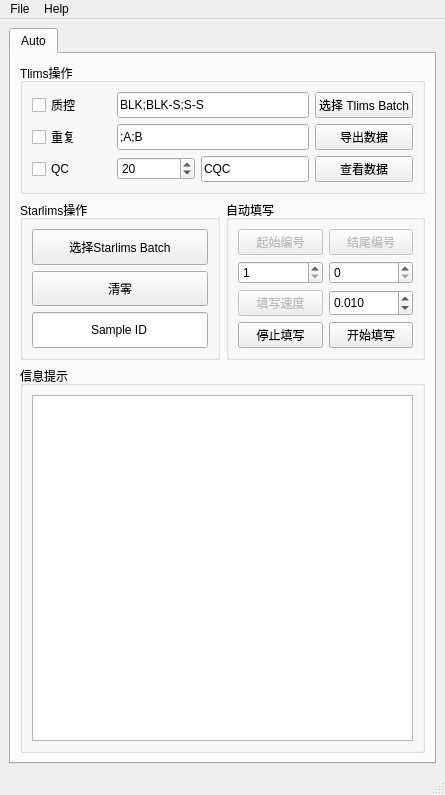
<?xml version="1.0" encoding="UTF-8"?>
<ui version="4.0">
 <class>MainWindow</class>
 <widget class="QMainWindow" name="MainWindow">
  <property name="geometry">
   <rect>
    <x>0</x>
    <y>0</y>
    <width>445</width>
    <height>795</height>
   </rect>
  </property>
  <property name="windowTitle">
   <string>Organic Operate</string>
  </property>
  <property name="windowIcon">
   <iconset>
    <normaloff>:/ch.ico</normaloff>:/ch.ico</iconset>
  </property>
  <property name="statusTip">
   <string>作者：Frank Chen</string>
  </property>
  <widget class="QWidget" name="centralwidget">
   <layout class="QVBoxLayout" name="verticalLayout">
    <item>
     <widget class="QTabWidget" name="tabWidget">
      <property name="font">
       <font>
        <pointsize>9</pointsize>
       </font>
      </property>
      <property name="currentIndex">
       <number>0</number>
      </property>
      <widget class="QWidget" name="tab">
       <attribute name="title">
        <string>Auto</string>
       </attribute>
       <layout class="QGridLayout" name="gridLayout_4">
        <item row="3" column="0" colspan="2">
         <widget class="QGroupBox" name="groupBox_2">
          <property name="font">
           <font>
            <pointsize>9</pointsize>
           </font>
          </property>
          <property name="title">
           <string>信息提示</string>
          </property>
          <layout class="QGridLayout" name="gridLayout_2">
           <item row="0" column="0">
            <widget class="QTextBrowser" name="textBrowser">
             <property name="font">
              <font>
               <pointsize>9</pointsize>
              </font>
             </property>
             <property name="statusTip">
              <string>消息提示</string>
             </property>
            </widget>
           </item>
          </layout>
         </widget>
        </item>
        <item row="1" column="0">
         <widget class="QGroupBox" name="groupBox">
          <property name="font">
           <font>
            <pointsize>9</pointsize>
           </font>
          </property>
          <property name="title">
           <string>Starlims操作</string>
          </property>
          <layout class="QGridLayout" name="gridLayout">
           <item row="0" column="0">
            <widget class="QPushButton" name="pushButton">
             <property name="sizePolicy">
              <sizepolicy hsizetype="Expanding" vsizetype="Preferred">
               <horstretch>0</horstretch>
               <verstretch>0</verstretch>
              </sizepolicy>
             </property>
             <property name="font">
              <font>
               <pointsize>9</pointsize>
              </font>
             </property>
             <property name="statusTip">
              <string>选择Batch文件，并获取Sample ID</string>
             </property>
             <property name="text">
              <string>选择Starlims Batch</string>
             </property>
            </widget>
           </item>
           <item row="1" column="0">
            <widget class="QPushButton" name="pushButton_4">
             <property name="enabled">
              <bool>true</bool>
             </property>
             <property name="sizePolicy">
              <sizepolicy hsizetype="Expanding" vsizetype="Preferred">
               <horstretch>0</horstretch>
               <verstretch>0</verstretch>
              </sizepolicy>
             </property>
             <property name="font">
              <font>
               <pointsize>9</pointsize>
              </font>
             </property>
             <property name="statusTip">
              <string>清除内容</string>
             </property>
             <property name="text">
              <string>清零</string>
             </property>
            </widget>
           </item>
           <item row="2" column="0">
            <widget class="QLineEdit" name="lineEdit">
             <property name="enabled">
              <bool>true</bool>
             </property>
             <property name="sizePolicy">
              <sizepolicy hsizetype="Expanding" vsizetype="Preferred">
               <horstretch>0</horstretch>
               <verstretch>0</verstretch>
              </sizepolicy>
             </property>
             <property name="font">
              <font>
               <pointsize>9</pointsize>
              </font>
             </property>
             <property name="statusTip">
              <string>内容为Sample ID时:可以填写；内容为Stop时:无法填写</string>
             </property>
             <property name="text">
              <string>Sample ID</string>
             </property>
             <property name="alignment">
              <set>Qt::AlignCenter</set>
             </property>
            </widget>
           </item>
          </layout>
         </widget>
        </item>
        <item row="1" column="1">
         <widget class="QGroupBox" name="groupBox_3">
          <property name="font">
           <font>
            <pointsize>9</pointsize>
           </font>
          </property>
          <property name="title">
           <string>自动填写</string>
          </property>
          <layout class="QGridLayout" name="gridLayout_3">
           <item row="2" column="0">
            <widget class="QSpinBox" name="spinBox">
             <property name="sizePolicy">
              <sizepolicy hsizetype="Expanding" vsizetype="Preferred">
               <horstretch>0</horstretch>
               <verstretch>0</verstretch>
              </sizepolicy>
             </property>
             <property name="font">
              <font>
               <pointsize>9</pointsize>
              </font>
             </property>
             <property name="statusTip">
              <string>起始编号</string>
             </property>
             <property name="minimum">
              <number>1</number>
             </property>
             <property name="maximum">
              <number>999999999</number>
             </property>
            </widget>
           </item>
           <item row="4" column="0">
            <widget class="QPushButton" name="pushButton_3">
             <property name="sizePolicy">
              <sizepolicy hsizetype="Expanding" vsizetype="Preferred">
               <horstretch>0</horstretch>
               <verstretch>0</verstretch>
              </sizepolicy>
             </property>
             <property name="font">
              <font>
               <pointsize>9</pointsize>
              </font>
             </property>
             <property name="statusTip">
              <string>停止填写</string>
             </property>
             <property name="text">
              <string>停止填写</string>
             </property>
            </widget>
           </item>
           <item row="2" column="1">
            <widget class="QSpinBox" name="spinBox_2">
             <property name="sizePolicy">
              <sizepolicy hsizetype="Expanding" vsizetype="Preferred">
               <horstretch>0</horstretch>
               <verstretch>0</verstretch>
              </sizepolicy>
             </property>
             <property name="font">
              <font>
               <pointsize>9</pointsize>
              </font>
             </property>
             <property name="statusTip">
              <string>结尾编号，0默认表示该单号最后一个</string>
             </property>
             <property name="maximum">
              <number>999999999</number>
             </property>
            </widget>
           </item>
           <item row="4" column="1">
            <widget class="QPushButton" name="pushButton_2">
             <property name="sizePolicy">
              <sizepolicy hsizetype="Expanding" vsizetype="Preferred">
               <horstretch>0</horstretch>
               <verstretch>0</verstretch>
              </sizepolicy>
             </property>
             <property name="font">
              <font>
               <pointsize>9</pointsize>
              </font>
             </property>
             <property name="statusTip">
              <string>点击开始后，3秒时间选择起始位置，并从起始位置开始向下填写单号</string>
             </property>
             <property name="text">
              <string>开始填写</string>
             </property>
            </widget>
           </item>
           <item row="0" column="0">
            <widget class="QPushButton" name="pushButton_8">
             <property name="enabled">
              <bool>false</bool>
             </property>
             <property name="sizePolicy">
              <sizepolicy hsizetype="Expanding" vsizetype="Preferred">
               <horstretch>0</horstretch>
               <verstretch>0</verstretch>
              </sizepolicy>
             </property>
             <property name="font">
              <font>
               <pointsize>9</pointsize>
              </font>
             </property>
             <property name="statusTip">
              <string/>
             </property>
             <property name="text">
              <string>起始编号</string>
             </property>
            </widget>
           </item>
           <item row="0" column="1">
            <widget class="QPushButton" name="pushButton_5">
             <property name="enabled">
              <bool>false</bool>
             </property>
             <property name="sizePolicy">
              <sizepolicy hsizetype="Expanding" vsizetype="Preferred">
               <horstretch>0</horstretch>
               <verstretch>0</verstretch>
              </sizepolicy>
             </property>
             <property name="font">
              <font>
               <pointsize>9</pointsize>
              </font>
             </property>
             <property name="text">
              <string>结尾编号</string>
             </property>
            </widget>
           </item>
           <item row="3" column="0">
            <widget class="QPushButton" name="pushButton_6">
             <property name="enabled">
              <bool>false</bool>
             </property>
             <property name="sizePolicy">
              <sizepolicy hsizetype="Expanding" vsizetype="Preferred">
               <horstretch>0</horstretch>
               <verstretch>0</verstretch>
              </sizepolicy>
             </property>
             <property name="font">
              <font>
               <pointsize>9</pointsize>
              </font>
             </property>
             <property name="text">
              <string>填写速度</string>
             </property>
            </widget>
           </item>
           <item row="3" column="1">
            <widget class="QDoubleSpinBox" name="doubleSpinBox">
             <property name="sizePolicy">
              <sizepolicy hsizetype="Expanding" vsizetype="Preferred">
               <horstretch>0</horstretch>
               <verstretch>0</verstretch>
              </sizepolicy>
             </property>
             <property name="font">
              <font>
               <pointsize>9</pointsize>
              </font>
             </property>
             <property name="statusTip">
              <string>自动填写速度</string>
             </property>
             <property name="decimals">
              <number>3</number>
             </property>
             <property name="singleStep">
              <double>0.001000000000000</double>
             </property>
             <property name="value">
              <double>0.010000000000000</double>
             </property>
            </widget>
           </item>
          </layout>
         </widget>
        </item>
        <item row="0" column="0" colspan="2">
         <widget class="QGroupBox" name="groupBox_4">
          <property name="sizePolicy">
           <sizepolicy hsizetype="Preferred" vsizetype="Preferred">
            <horstretch>0</horstretch>
            <verstretch>0</verstretch>
           </sizepolicy>
          </property>
          <property name="font">
           <font>
            <pointsize>9</pointsize>
           </font>
          </property>
          <property name="title">
           <string>Tlims操作</string>
          </property>
          <layout class="QGridLayout" name="gridLayout_6">
           <item row="2" column="0">
            <widget class="QCheckBox" name="checkBox">
             <property name="enabled">
              <bool>true</bool>
             </property>
             <property name="sizePolicy">
              <sizepolicy hsizetype="Expanding" vsizetype="Fixed">
               <horstretch>0</horstretch>
               <verstretch>0</verstretch>
              </sizepolicy>
             </property>
             <property name="font">
              <font>
               <pointsize>9</pointsize>
              </font>
             </property>
             <property name="text">
              <string>重复</string>
             </property>
             <property name="checked">
              <bool>false</bool>
             </property>
            </widget>
           </item>
           <item row="4" column="0">
            <widget class="QCheckBox" name="checkBox_2">
             <property name="sizePolicy">
              <sizepolicy hsizetype="Expanding" vsizetype="Fixed">
               <horstretch>0</horstretch>
               <verstretch>0</verstretch>
              </sizepolicy>
             </property>
             <property name="font">
              <font>
               <pointsize>9</pointsize>
              </font>
             </property>
             <property name="text">
              <string>QC</string>
             </property>
             <property name="checked">
              <bool>false</bool>
             </property>
            </widget>
           </item>
           <item row="4" column="4">
            <widget class="QPushButton" name="pushButton_58">
             <property name="sizePolicy">
              <sizepolicy hsizetype="Expanding" vsizetype="Preferred">
               <horstretch>0</horstretch>
               <verstretch>0</verstretch>
              </sizepolicy>
             </property>
             <property name="font">
              <font>
               <pointsize>9</pointsize>
              </font>
             </property>
             <property name="text">
              <string>查看数据</string>
             </property>
            </widget>
           </item>
           <item row="2" column="4">
            <widget class="QPushButton" name="pushButton_57">
             <property name="sizePolicy">
              <sizepolicy hsizetype="Expanding" vsizetype="Preferred">
               <horstretch>0</horstretch>
               <verstretch>0</verstretch>
              </sizepolicy>
             </property>
             <property name="font">
              <font>
               <pointsize>9</pointsize>
              </font>
             </property>
             <property name="text">
              <string>导出数据</string>
             </property>
            </widget>
           </item>
           <item row="0" column="4">
            <widget class="QPushButton" name="pushButton_59">
             <property name="sizePolicy">
              <sizepolicy hsizetype="Expanding" vsizetype="Preferred">
               <horstretch>0</horstretch>
               <verstretch>0</verstretch>
              </sizepolicy>
             </property>
             <property name="font">
              <font>
               <pointsize>9</pointsize>
              </font>
             </property>
             <property name="text">
              <string>选择 Tlims Batch</string>
             </property>
            </widget>
           </item>
           <item row="0" column="0">
            <widget class="QCheckBox" name="checkBox_3">
             <property name="enabled">
              <bool>true</bool>
             </property>
             <property name="sizePolicy">
              <sizepolicy hsizetype="Expanding" vsizetype="Fixed">
               <horstretch>0</horstretch>
               <verstretch>0</verstretch>
              </sizepolicy>
             </property>
             <property name="font">
              <font>
               <pointsize>9</pointsize>
              </font>
             </property>
             <property name="text">
              <string>质控</string>
             </property>
             <property name="checked">
              <bool>false</bool>
             </property>
            </widget>
           </item>
           <item row="4" column="2">
            <widget class="QSpinBox" name="spinBox_7">
             <property name="sizePolicy">
              <sizepolicy hsizetype="Expanding" vsizetype="Fixed">
               <horstretch>0</horstretch>
               <verstretch>0</verstretch>
              </sizepolicy>
             </property>
             <property name="font">
              <font>
               <pointsize>9</pointsize>
              </font>
             </property>
             <property name="value">
              <number>20</number>
             </property>
            </widget>
           </item>
           <item row="4" column="3">
            <widget class="QLineEdit" name="lineEdit_7">
             <property name="sizePolicy">
              <sizepolicy hsizetype="Expanding" vsizetype="Preferred">
               <horstretch>0</horstretch>
               <verstretch>0</verstretch>
              </sizepolicy>
             </property>
             <property name="font">
              <font>
               <pointsize>9</pointsize>
              </font>
             </property>
             <property name="text">
              <string>CQC</string>
             </property>
            </widget>
           </item>
           <item row="2" column="2" colspan="2">
            <widget class="QLineEdit" name="lineEdit_2">
             <property name="enabled">
              <bool>true</bool>
             </property>
             <property name="sizePolicy">
              <sizepolicy hsizetype="Expanding" vsizetype="Preferred">
               <horstretch>0</horstretch>
               <verstretch>0</verstretch>
              </sizepolicy>
             </property>
             <property name="font">
              <font>
               <pointsize>9</pointsize>
              </font>
             </property>
             <property name="text">
              <string>;A;B</string>
             </property>
            </widget>
           </item>
           <item row="0" column="2" colspan="2">
            <widget class="QLineEdit" name="lineEdit_3">
             <property name="sizePolicy">
              <sizepolicy hsizetype="Expanding" vsizetype="Preferred">
               <horstretch>0</horstretch>
               <verstretch>0</verstretch>
              </sizepolicy>
             </property>
             <property name="font">
              <font>
               <pointsize>9</pointsize>
              </font>
             </property>
             <property name="text">
              <string>BLK;BLK-S;S-S</string>
             </property>
            </widget>
           </item>
          </layout>
         </widget>
        </item>
       </layout>
      </widget>
     </widget>
    </item>
   </layout>
  </widget>
  <widget class="QMenuBar" name="menubar">
   <property name="geometry">
    <rect>
     <x>0</x>
     <y>0</y>
     <width>445</width>
     <height>23</height>
    </rect>
   </property>
   <widget class="QMenu" name="menuFile">
    <property name="title">
     <string>File</string>
    </property>
    <addaction name="actionExport"/>
    <addaction name="actionImport"/>
    <addaction name="separator"/>
    <addaction name="actionExit"/>
   </widget>
   <widget class="QMenu" name="menuHelp">
    <property name="title">
     <string>Help</string>
    </property>
    <addaction name="actionHelp"/>
    <addaction name="separator"/>
    <addaction name="actionAuthor"/>
   </widget>
   <addaction name="menuFile"/>
   <addaction name="menuHelp"/>
  </widget>
  <widget class="QStatusBar" name="statusbar"/>
  <action name="actionExport">
   <property name="text">
    <string>Export</string>
   </property>
  </action>
  <action name="actionImport">
   <property name="text">
    <string>Import</string>
   </property>
  </action>
  <action name="actionExit">
   <property name="text">
    <string>Exit</string>
   </property>
  </action>
  <action name="actionHelp">
   <property name="text">
    <string>Help</string>
   </property>
  </action>
  <action name="actionAuthor">
   <property name="text">
    <string>Author</string>
   </property>
  </action>
 </widget>
 <resources/>
 <connections/>
</ui>
